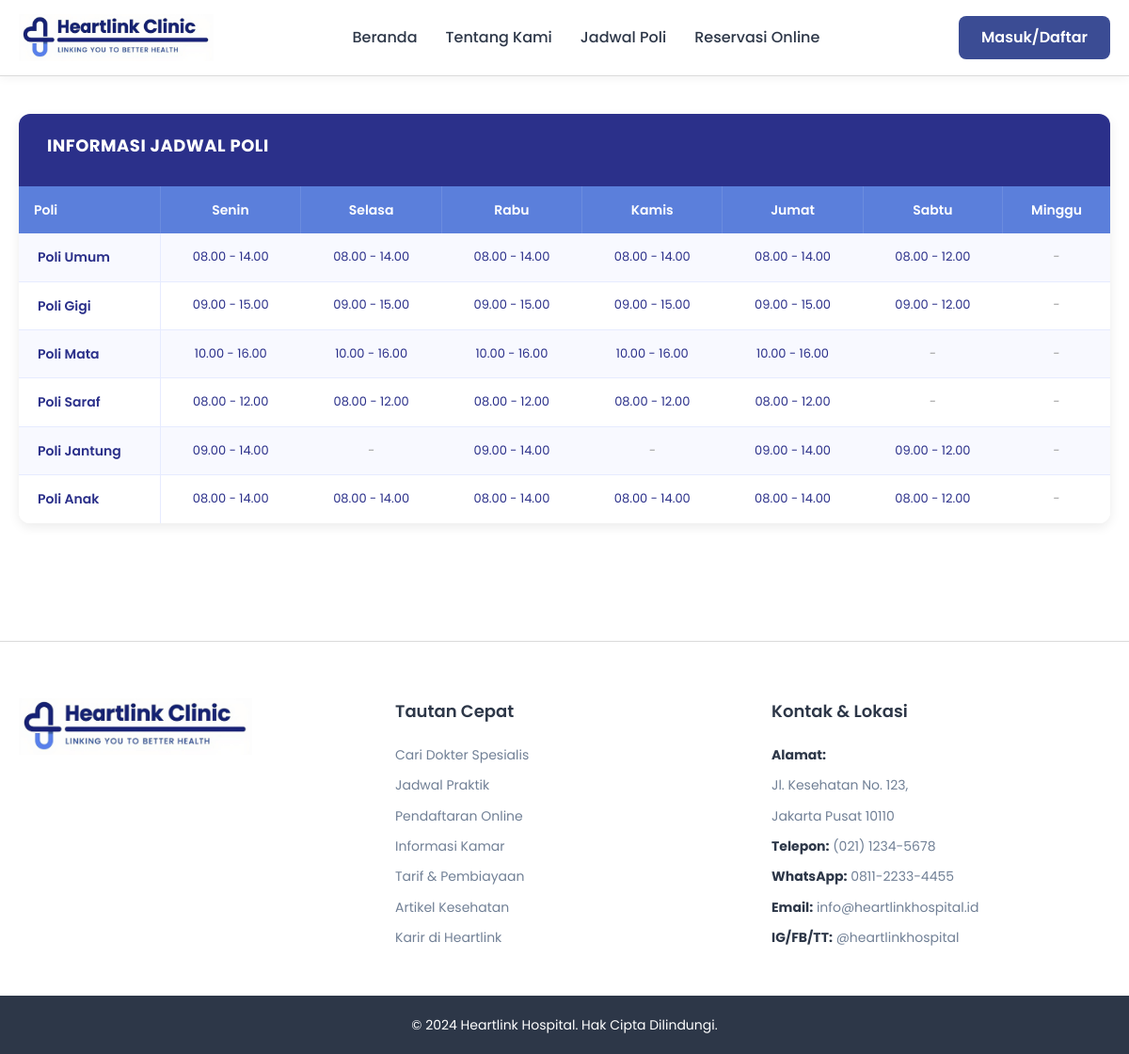
The page /public-web/layout/schedule.php on the database its author committed.
### tables this page shows
CREATE TABLE `polyclinic_schedules` (
  `id` int(11) NOT NULL,
  `polyclinic_id` int(11) NOT NULL,
  `day_of_week` enum('Senin','Selasa','Rabu','Kamis','Jumat','Sabtu','Minggu') NOT NULL,
  `start_time` time NOT NULL,
  `end_time` time NOT NULL,
  `quota` int(11) DEFAULT 50
);

CREATE TABLE `polyclinics` (
  `id` int(11) NOT NULL,
  `name` varchar(100) NOT NULL
);

### public-web/layout/schedule.php (the view, shortened to what this page needs)
<?php
require_once '../../config/connection.php';
$query = "
    SELECT
        p.id,
        p.name AS poli_name,
        ps.day_of_week,
        ps.start_time,
        ps.end_time
    FROM polyclinics p
    LEFT JOIN polyclinic_schedules ps ON p.id = ps.polyclinic_id
    ORDER BY p.id, FIELD(ps.day_of_week, 'Senin','Selasa','Rabu','Kamis','Jumat','Sabtu','Minggu')
";
$result = $db->query($query);
$schedules = [];
if ($result) {
    while ($row = $result->fetch_assoc()) {
        $poliName = $row['poli_name'];
        if (!isset($schedules[$poliName])) {
            $schedules[$poliName] = [];
        }
        if ($row['day_of_week']) {
            $start = date('H.i', strtotime($row['start_time']));
            $end = date('H.i', strtotime($row['end_time']));
            $schedules[$poliName][$row['day_of_week']] = $start . ' - ' . $end;
        }
    }
}
$days = ['Senin', 'Selasa', 'Rabu', 'Kamis', 'Jumat', 'Sabtu', 'Minggu'];
?>
<!DOCTYPE html>
<html lang="id">
<head>
    <link rel="stylesheet" href="https://cdnjs.cloudflare.com/ajax/libs/font-awesome/6.4.0/css/all.min.css">
    <link rel="stylesheet" href="../style/main.css">
    <link rel="stylesheet" href="../style/schedule.css">
</head>
<body>
    <?php include 'component/navbar.php'; ?>
    <main class="schedule-container">
        <section class="schedule-section">
            <div class="schedule-header">
                <h2>INFORMASI JADWAL POLI</h2>
            </div>
            <table class="schedule-table">
                <thead>
                    <tr>
                        <th class="poli-column">Poli</th>
                        <th>Senin</th>
                        <th>Selasa</th>
                        <th>Rabu</th>
                        <th>Kamis</th>
                        <th>Jumat</th>
                        <th>Sabtu</th>
                        <th>Minggu</th>
                    </tr>
                </thead>
                <tbody>
                    <?php if (!empty($schedules)): ?>
                        <?php foreach ($schedules as $poliName => $poliSchedule): ?>
                            <tr>
                                <td class="poli-name"><?php echo htmlspecialchars($poliName); ?></td>
                                <?php foreach ($days as $day): ?>
                                    <?php if (isset($poliSchedule[$day])): ?>
                                        <td class="schedule-time"><?php echo htmlspecialchars($poliSchedule[$day]); ?></td>
                                    <?php else: ?>
                                        <td class="schedule-time closed">-</td>
                                    <?php endif; ?>
                                <?php endforeach; ?>
                            </tr>
                        <?php endforeach; ?>
                    <?php endif; ?>
                </tbody>
            </table>
        </section>
    </main>
    <footer class="footer">
        <div class="footer-container">
            <div class="footer-grid">
                <div class="footer-logo">
                    <img src="../assets/images/logo.png" alt="Heartlink Hospital">
                </div>
                <div class="footer-links">
                    <h4>Tautan Cepat</h4>
                    <ul>
                        <li><a href="#care">Cari Dokter Spesialis</a></li>
                        <li><a href="schedule.php">Jadwal Praktik</a></li>
                        <li><a href="register.php">Pendaftaran Online</a></li>
                        <li><a href="#informasi">Informasi Kamar</a></li>
                        <li><a href="#tarif">Tarif & Pembiayaan</a></li>
                        <li><a href="#artikel">Artikel Kesehatan</a></li>
                        <li><a href="#karir">Karir di Heartlink</a></li>
                    </ul>
                </div>
                <div class="footer-contact">
                    <h4>Kontak & Lokasi</h4>
                    <ul>
                        <li><strong>Alamat:</strong></li>
                        <li>Jl. Kesehatan No. 123,</li>
                        <li>Jakarta Pusat 10110</li>
                        <li><strong>Telepon:</strong> (021) 1234-5678</li>
                        <li><strong>WhatsApp:</strong> 0811-2233-4455</li>
                        <li><strong>Email:</strong> info@heartlinkhospital.id</li>
                        <li><strong>IG/FB/TT:</strong> @heartlinkhospital</li>
                    </ul>
                </div>
            </div>
        </div>
        <div class="footer-bottom">
            <p>&copy; 2024 Heartlink Hospital. Hak Cipta Dilindungi.</p>
        </div>
    </footer>
</body>
</html>

### public-web/style/main.css (style rules this page uses)
* { margin: 0; padding: 0; box-sizing: border-box; }
body { font-family: 'Poppins', sans-serif; color: #2D3748; line-height: 1.6; }
.footer { background: #ffffff; color: #2D3748; border-top: 1px solid #dadada; }
.footer-container { max-width: 1200px; margin: 0 auto; }
.footer-grid { display: grid; grid-template-columns: 1fr 1fr 1fr; gap: 40px; padding: 60px 20px 40px; }
.footer-logo img { height: 60px; margin-bottom: 20px; }
.footer-links h4, .footer-contact h4 { font-size: 18px; font-weight: 600; margin-bottom: 20px; color: #2D3748; }
.footer-links ul, .footer-contact ul { list-style: none; }
.footer-links ul li, .footer-contact ul li { margin-bottom: 10px; font-size: 14px; color: #718096; }
.footer-links ul li a, .footer-contact ul li a { color: #718096; text-decoration: none; transition: color 0.3s; }
.footer-contact ul li strong { color: #2D3748; }
.footer-bottom { text-align: center; padding: 20px; background: #2D3748; font-size: 14px; color: #ffffff; width: 100%; }

### public-web/style/schedule.css (style rules this page uses)
.schedule-container { max-width: 1200px; margin: 0 auto; padding: 40px 20px; min-height: calc(100vh - 200px); }
.schedule-section { background: #FFFFFF; border-radius: 12px; overflow: hidden; box-shadow: 0 4px 12px rgba(0, 0, 0, 0.08); }
.schedule-header { background: #2B308A; padding: 20px 30px; color: #FFFFFF; }
.schedule-header h2 { margin: 0 0 8px 0; font-size: 18px; font-weight: 700; letter-spacing: 0.5px; }
.schedule-table { width: 100%; border-collapse: collapse; background: #FFFFFF; }
.schedule-table thead { background: #5B7FDB; }
.schedule-table thead th { padding: 14px 16px; color: #FFFFFF; font-size: 14px; font-weight: 600; text-align: center; border-right: 1px solid rgba(255, 255, 255, 0.1); }
.schedule-table thead th:last-child { border-right: none; }
.schedule-table thead th.poli-column { text-align: left; width: 150px; }
.schedule-table tbody tr { border-bottom: 1px solid #E6EBFF; }
.schedule-table tbody tr:last-child { border-bottom: none; }
.schedule-table tbody tr:nth-child(odd) { background: #F8F9FF; }
.schedule-table tbody tr:nth-child(even) { background: #FFFFFF; }
.poli-name { padding: 14px 20px; color: #2B308A; font-size: 14px; font-weight: 600; border-right: 1px solid #E6EBFF; }
.schedule-time { padding: 14px 16px; color: #2B308A; font-size: 13px; text-align: center; font-weight: 400; }
.schedule-time.closed { color: #999; font-style: italic; }

### rows shown on the page
polyclinic_schedules: polyclinic.name "Poli Anak", day "08.00 - 14.00", day "08.00 - 12.00"

### other values the page prints
$poliName "Poli Umum"
$poliSchedule[$day] "08.00 - 14.00"
$poliSchedule[$day] "08.00 - 12.00"
$poliName "Poli Gigi"
$poliSchedule[$day] "09.00 - 15.00"
$poliSchedule[$day] "09.00 - 12.00"
$poliName "Poli Mata"
$poliSchedule[$day] "10.00 - 16.00"
$poliName "Poli Saraf"
$poliName "Poli Jantung"
$poliSchedule[$day] "09.00 - 14.00"
